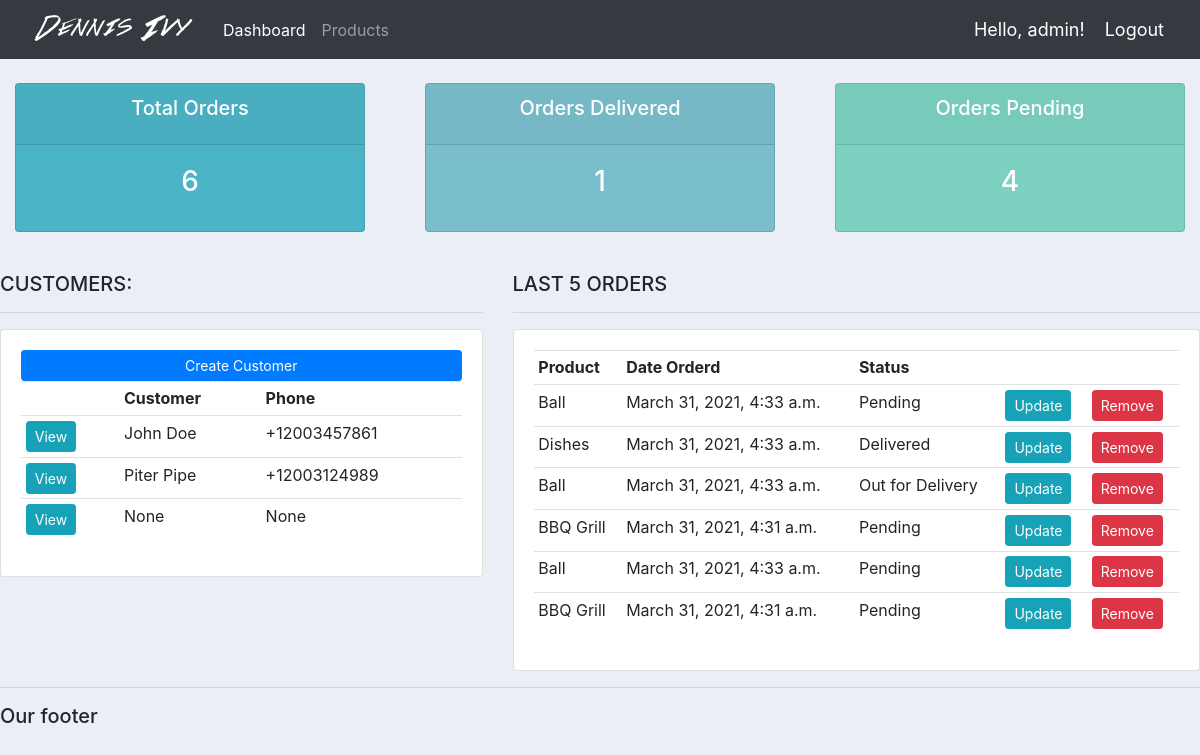
The app's page / (signed in), older data.
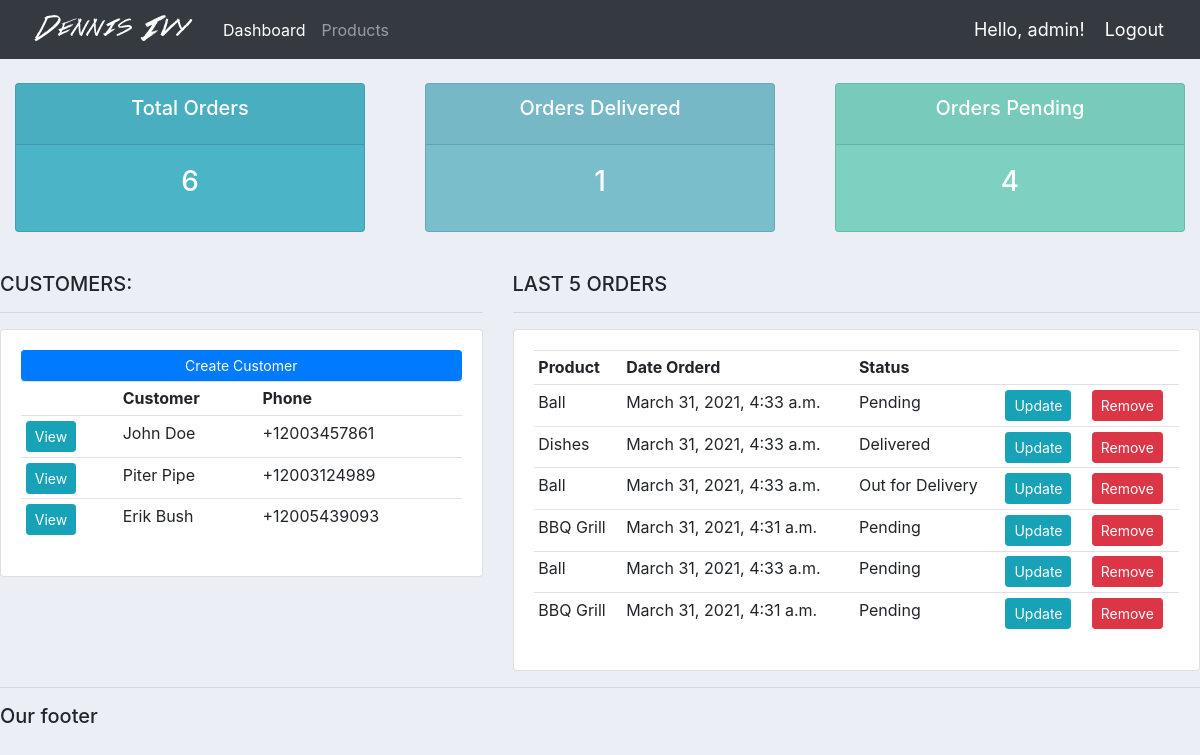
The same page, newer data.
### accounts/models.py (models this page shows, shortened)
class Customer(models.Model):
    user = models.OneToOneField(User, null=True, blank=True, on_delete=models.CASCADE)
    name = models.CharField(max_length=200, null=True)
    phone = models.CharField(max_length=200, null=True)
    email = models.CharField(max_length=200, null=True)
    profile_pic = models.ImageField(default="profile1.png", null=True, blank=True)
    date_created = models.DateTimeField(auto_now_add=True, null=True)

class Orders(models.Model):
    STATUS = (
        ('Pending', 'Pending'),
        ('Out for Delivery', 'Out for Delivery'),
        ('Delivered', 'Delivered'),
    )
    customer = models.ForeignKey(Customer, null=True, on_delete=models.SET_NULL)
    product = models.ForeignKey(Product, null=True, on_delete=models.SET_NULL)
    date_created = models.DateTimeField(auto_now_add=True, null=True)
    status = models.CharField(max_length=200, null=True, choices=STATUS)
    note = models.CharField(max_length=1000, null=True)

class Product(models.Model):
    CATEGORY = (
        ('Indoor', 'Indoor'),
        ('Out Door', 'Out Door'),
    )
    name = models.CharField(max_length=200, null=True)
    price = models.FloatField(null=True)
    category = models.CharField(max_length=200, null=True, choices=CATEGORY)
    description = models.CharField(max_length=200, null=True, blank=True)
    date_created = models.DateTimeField(auto_now_add=True, null=True)
    tags = models.ManyToManyField(Tag)

### accounts/decorators.py (the view)
    def wrapper_func(request, *args, **kwargs):
        group = None
        if request.user.groups.exists():
            group = request.user.groups.all()[0].name
        if group == 'customer':
            return redirect('user-page')
        if group == 'admin':
            return view_func(request, *args, *kwargs)

### accounts/views.py (called while the page is built)
@login_required(login_url='login')
@admin_only
def home(request):
    orders = Orders.objects.all()
    customers = Customer.objects.all()
    total_customers = customers.count()
    total_orders = orders.count()
    delivered = orders.filter(status='Delivered').count()
    pending = orders.filter(status='Pending').count()
    context = {'orders': orders, 'customers': customers,
               'total_customers': total_customers,
               'total_orders': total_orders,
               'delivered': delivered, 'pending': pending}
    return render(request, 'accounts/dashboard.html', context)

### accounts/templates/accounts/dashboard.html
{% extends 'accounts/main.html' %}
{% block content %}
{% include 'accounts/status.html' %}
<br>
<div class="row">
	<div class="col-md-5">
		<h5>CUSTOMERS:</h5>
		<hr>
		<div class="card card-body">
			<a class="btn btn-primary  btn-sm btn-block" href="">Create Customer</a>
			<table class="table table-sm">
				<tr>
					<th></th>
					<th>Customer</th>
					<th>Phone</th>
				</tr>
				{% for customer in customers %}
					<tr>
						<td><a class="btn btn-sm btn-info" href="{% url 'customer' customer.id %}">View</a></td>
						<td>{{customer.name}}</td>
						<td>{{customer.phone}}</td>
					</tr>
				{% endfor %}
			</table>
		</div>
	</div>
	<div class="col-md-7">
		<h5>LAST 5 ORDERS</h5>
		<hr>
		<div class="card card-body">
			<table class="table table-sm">
				<tr>
					<th>Product</th>
					<th>Date Orderd</th>
					<th>Status</th>
					<th></th>
					<th></th>
				</tr>
				{% for order in orders %}
					<tr>
						<td>{{order.product.name}}</td>
						<td>{{order.product.date_created}}</td>
						<td>{{order.status}}</td>
						<td><a class="btn btn-sm btn-info" href="{% url 'update_order' order.id %}">Update</a></td>
						<td><a class="btn btn-sm btn-danger" href="{% url 'delete_order' order.id %}">Remove</a></td>
					</tr>
				{% endfor %}
			</table>
		</div>
	</div>
</div>
{% endblock %}

### accounts/templates/accounts/main.html (shortened to what this page needs)
{% load static %}
<!DOCTYPE html>
<html lang="en">
<head>
    <link rel="stylesheet" href="https://stackpath.bootstrapcdn.com/bootstrap/4.3.1/css/bootstrap.min.css"
>
    <link rel="stylesheet" type="text/css" href="{% static '/css/main.css' %}">
</head>
<body>
    {% include 'accounts/navbar.html' %}
    {%  block content %}
    {% endblock %}
    <hr>
    <h5>Our footer</h5>
</body>
</html>

### accounts/templates/accounts/navbar.html (shortened to what this page needs)
{% load static %}
<nav class="navbar navbar-expand-lg navbar-dark bg-dark">
  <img src="{% static '/images/logo.png' %}" >
  <div class="collapse navbar-collapse" id="navbarNav">
    <ul class="navbar-nav">
      {% if request.user.is_staff %}
      <li class="nav-item active">
        <a class="nav-link" href="{% url 'home' %}">Dashboard</a>
      </li>
      <li class="nav-item">
        <a class="nav-link" href="{% url 'products' %}">Products</a>
      </li>
      {% else %}
      <li class="nav-item">
        <a class="nav-link" href="{% url 'account' %}">Settings</a>
      </li>
      {% endif %}
    </ul>
  </div>
  <span class="hello-msg">Hello, {{ request.user }}!</span>
  <span><a class="hello-msg" href="{% url 'logout' %}">Logout</a></span>
</nav>

### accounts/templates/accounts/status.html
<br>
<div class="row">
	<div class="col">
		<div class="col-md">
			<div class="card text-center text-white  mb-3" id="total-orders">
			  	<div class="card-header">
			  		<h5 class="card-title">Total Orders</h5>
			  	</div>
			  	<div class="card-body">
			    	<h3 class="card-title">{{ total_orders }}</h3>
			  	</div>
			</div>
		</div>
	</div>
	<div class="col">
		<div class="col-md">
			<div class="card text-center text-white  mb-3" id="orders-delivered">
			  	<div class="card-header">
			  		<h5 class="card-title">Orders Delivered</h5>
			  	</div>
			  	<div class="card-body">
			    	<h3 class="card-title">{{ delivered }}</h3>
			  	</div>
			</div>
		</div>
	</div>
	<div class="col">
		<div class="col-md">
			<div class="card text-center text-white  mb-3" id="orders-pending">
			  	<div class="card-header">
			  		<h5 class="card-title">Orders Pending</h5>
			  	</div>
			  	<div class="card-body">
			    	<h3 class="card-title">{{ pending }}</h3>
			  	</div>
			</div>
		</div>
	</div>
</div>

### static/css/main.css (style rules this page uses)
body { background-color: #ebeff5; }
#total-orders { background-color: #4cb4c7; }
#orders-delivered { background-color: #7abecc; }
#orders-pending { background-color: #7CD1C0; }

### accounts/templates/accounts/navbar.html (style rules this page uses)
.hello-msg { font-size: 18px; color: #fff; margin-right: 20px; }

Row changes from the older to the newer data that the page shows:
removed Customer: name "None", phone "None"
added Customer: name "Erik Bush", phone "+12005439093"
